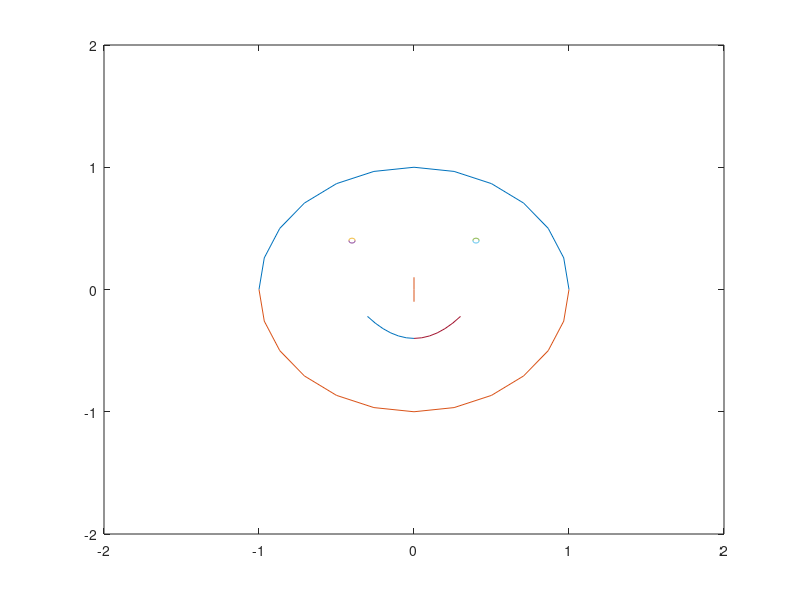

Source code (MATLAB):
% Happy face script
% https://www.mathworks.com/matlabcentral/fileexchange/31913-happy-face
clc
close all
clear all

x1=[1 cos(pi/12) cos(pi/6) cos(pi/4) cos(pi/3) cos(5*pi/12) cos(pi/2) -cos(5*pi/12) -cos(pi/3) -cos(pi/4) -cos(pi/6) -cos(pi/12) -1];
l=length(x1);
for i=1:l
    y1(i)=sqrt(1-(x1(i)^2));
end
plot(x1,y1)

yr1=-y1;
hold on
plot(x1,yr1)
% xx=0:0.01:1;
% yy = spline(x,y,xx);
% plot(x,y,'o',xx,yy);
% % plot(x,y,xx)


x2=0.02*x1-0.4;
y2=0.02*y1+0.4;
yr2=-y2+0.8;

plot(x2,y2)
plot(x2,yr2)

x3=0.02*x1+0.4;
y3=0.02*y1+0.4;
yr3=-y3+0.8;

plot(x3,y3)
plot(x3,yr3)

x4=[0 0.05 0.1 0.15 0.2 0.25 0.3];
l1=length(x4);
for i=1:l1
    y4(i)=2*(x4(i)^2)-0.4;
end
plot(x4,y4)

x5=-x4;
plot(x5,y4)

x6=[0 0 0];
y6=[-0.1 0 0.1];
plot(x6,y6)
axis([-2 2 -2 2]);
saveas(gca, 'HappyFace.jpg');